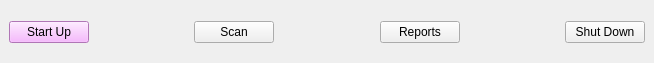
<?xml version="1.0" encoding="UTF-8"?>
<ui version="4.0">
 <class>Form</class>
 <widget class="QWidget" name="Form">
  <property name="geometry">
   <rect>
    <x>0</x>
    <y>0</y>
    <width>654</width>
    <height>63</height>
   </rect>
  </property>
  <property name="windowTitle">
   <string>Form</string>
  </property>
  <widget class="QFrame" name="vanFrame">
   <property name="geometry">
    <rect>
     <x>0</x>
     <y>0</y>
     <width>654</width>
     <height>64</height>
    </rect>
   </property>
   <property name="sizePolicy">
    <sizepolicy hsizetype="Preferred" vsizetype="Maximum">
     <horstretch>0</horstretch>
     <verstretch>0</verstretch>
    </sizepolicy>
   </property>
   <property name="minimumSize">
    <size>
     <width>0</width>
     <height>48</height>
    </size>
   </property>
   <property name="maximumSize">
    <size>
     <width>16777215</width>
     <height>64</height>
    </size>
   </property>
   <property name="styleSheet">
    <string notr="true">
QWidget.QPushButton {
	background-color: LightGray
    opacity 0.2;
	font: bold;
};</string>
   </property>
   <property name="frameShape">
    <enum>QFrame::Panel</enum>
   </property>
   <property name="lineWidth">
    <number>0</number>
   </property>
   <layout class="QHBoxLayout" name="horizontalLayout">
    <item>
     <widget class="QPushButton" name="startUpButton">
      <property name="styleSheet">
       <string notr="true">background-color: rgb(247, 165, 255);</string>
      </property>
      <property name="text">
       <string>Start Up</string>
      </property>
     </widget>
    </item>
    <item>
     <spacer name="horizontalSpacer">
      <property name="orientation">
       <enum>Qt::Horizontal</enum>
      </property>
      <property name="sizeHint" stdset="0">
       <size>
        <width>40</width>
        <height>20</height>
       </size>
      </property>
     </spacer>
    </item>
    <item>
     <widget class="QPushButton" name="scanButton">
      <property name="styleSheet">
       <string notr="true"/>
      </property>
      <property name="text">
       <string>Scan</string>
      </property>
     </widget>
    </item>
    <item>
     <spacer name="horizontalSpacer_2">
      <property name="orientation">
       <enum>Qt::Horizontal</enum>
      </property>
      <property name="sizeHint" stdset="0">
       <size>
        <width>40</width>
        <height>20</height>
       </size>
      </property>
     </spacer>
    </item>
    <item>
     <widget class="QPushButton" name="reportsButton">
      <property name="text">
       <string>Reports</string>
      </property>
     </widget>
    </item>
    <item>
     <spacer name="horizontalSpacer_3">
      <property name="orientation">
       <enum>Qt::Horizontal</enum>
      </property>
      <property name="sizeHint" stdset="0">
       <size>
        <width>40</width>
        <height>20</height>
       </size>
      </property>
     </spacer>
    </item>
    <item>
     <widget class="QPushButton" name="shutdownButton">
      <property name="text">
       <string>Shut Down</string>
      </property>
     </widget>
    </item>
   </layout>
  </widget>
 </widget>
 <resources/>
 <connections/>
</ui>
